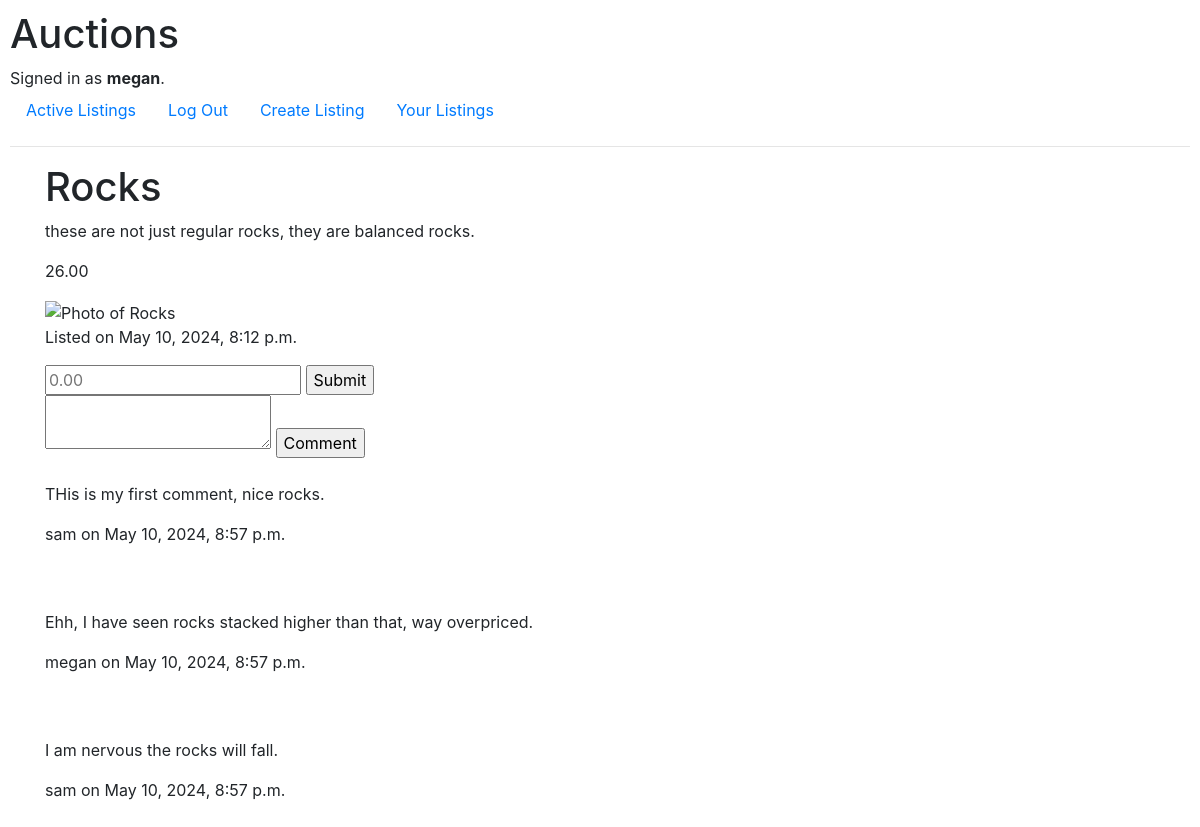
The app's page /listing/1 (signed in) with its own data.
### auctions/models.py (models this page shows)
class User(AbstractUser):
    pass

class Listing(models.Model):
    id = models.AutoField(primary_key=True)
    title = models.CharField(max_length=64)
    description = models.TextField()
    starting_bid = models.DecimalField(max_digits=10, decimal_places=2)
    image_url = models.URLField()
    category = models.CharField(max_length=64)
    user = models.ForeignKey(User, on_delete=models.CASCADE, related_name="listings")
    active = models.BooleanField(default=True)
    current_bid = models.DecimalField(max_digits=10, decimal_places=2, default=Decimal('0.00'))
    date = models.DateTimeField()
    winner = models.ForeignKey(User, on_delete=models.CASCADE, related_name="winner", null=True)

class Comment(models.Model):
    id = models.AutoField(primary_key=True)
    comment = models.TextField()
    user = models.ForeignKey(User, on_delete=models.CASCADE, related_name="comments")
    listing = models.ForeignKey(Listing, on_delete=models.CASCADE, related_name="comments")
    date = models.DateTimeField()

### auctions/views.py (the view)
# urls.py: path("listing/<str:listing_id>", views.listing, name="listing"),
def listing(request,  listing_id):
    listing = Listing.objects.get(id=listing_id)
    comments = listing.comments.all()
    return render(request, "auctions/listing.html", {
        "listing": listing,
        "comments": comments
    })

### auctions/templates/auctions/listing.html (shortened to what this page needs)
{% extends 'auctions/layout.html' %}
{% block body %}
    <div class="container">
        <h1>{{ listing.title }}</h1>
        <p>{{ listing.description }}</p>
        <p>{{ listing.current_bid }}</p>
        <img src="{{ listing.image_url}}" alt="Photo of {{ listing.title}}">
        <p>Listed on {{ listing.date }}</p>
        {% if user.is_authenticated %}
        <form action="{% url 'make_bid' %}" method="POST">
            <input type="number" step=".01" name="bid" placeholder="0.00">
            <input type="submit">
        </form>
        {% endif %}
        {% if user.is_authenticated %}
            <form action="{% url 'make_comment' %}" method="POST">
                <textarea name="comment" placeholder="Make a comment">
                </textarea>
                <input type="submit" value="Comment">
            </form>
        {% endif %}
        {% for comment in comments %}
            <br>
            <p>{{ comment.comment }}</p>
            <p>{{ comment.user }} on {{ comment.date }}</p>
            <br>
        {% endfor %}
    </div>
{% endblock %}

### auctions/templates/auctions/layout.html (shortened to what this page needs)
{% load static %}
<!DOCTYPE html>
<html lang="en">
    <head>
        <link rel="stylesheet" href="https://stackpath.bootstrapcdn.com/bootstrap/4.4.1/css/bootstrap.min.css">
        <link href="{% static 'auctions/styles.css' %}" rel="stylesheet">
    </head>
    <body>
        <h1>Auctions</h1>
        <div>
            {% if user.is_authenticated %}
                Signed in as <strong>{{ user.username }}</strong>.
            {% else %}
                Not signed in.
            {% endif %}
        </div>
        <ul class="nav">
            <li class="nav-item">
                <a class="nav-link" href="{% url 'index' %}">Active Listings</a>
            </li>
            {% if user.is_authenticated %}
                <li class="nav-item">
                    <a class="nav-link" href="{% url 'logout' %}">Log Out</a>
                </li>
                <li class="nav-item">
                    <a class="nav-link" href="{% url 'create' %}">Create Listing</a>
                </li>
                <li class="nav-item">
                    <a class="nav-link" href="{% url 'your_listings' %}">Your Listings</a>
                </li>
            {% endif %}
        </ul>
        <hr>
        {% block body %}
        {% endblock %}
    </body>
</html>

### auctions/static/auctions/styles.css (style rules this page uses)
body { padding: 10px; }

### records on screen
User: username "megan"
Listing: title "Rocks", description "these are not just regular rocks, they are balanced rocks.", current_bid "26.00", date "May 10, 2024, 8:12 p.m."
Comment: comment "THis is my first comment, nice rocks.", user "sam", date "May 10, 2024, 8:57 p.m."
Comment: comment "Ehh, I have seen rocks stacked higher than that, way overpriced.", user "megan", date "May 10, 2024, 8:57 p.m."
Comment: comment "I am nervous the rocks will fall.", user "sam", date "May 10, 2024, 8:57 p.m."
